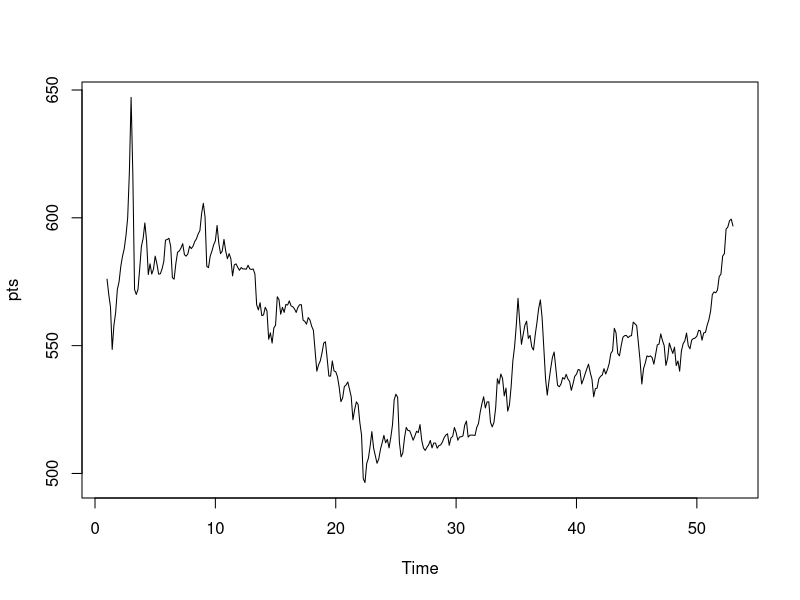
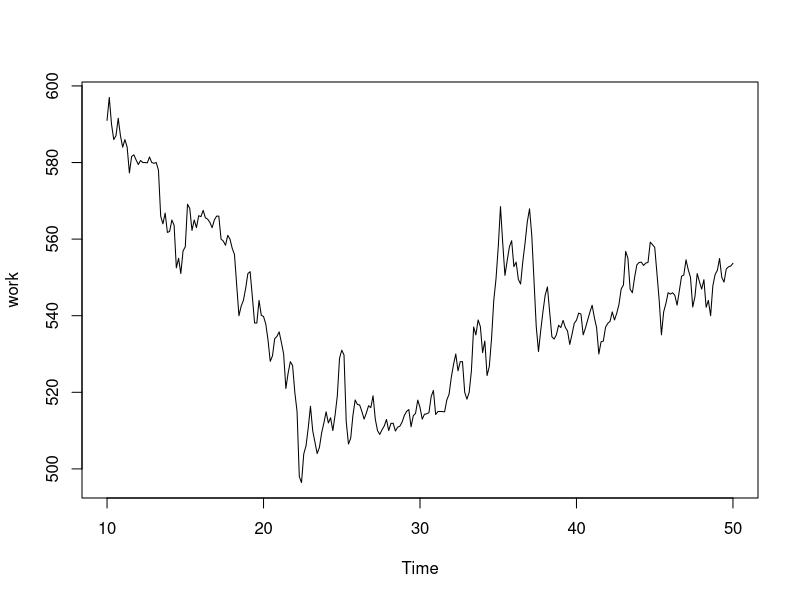
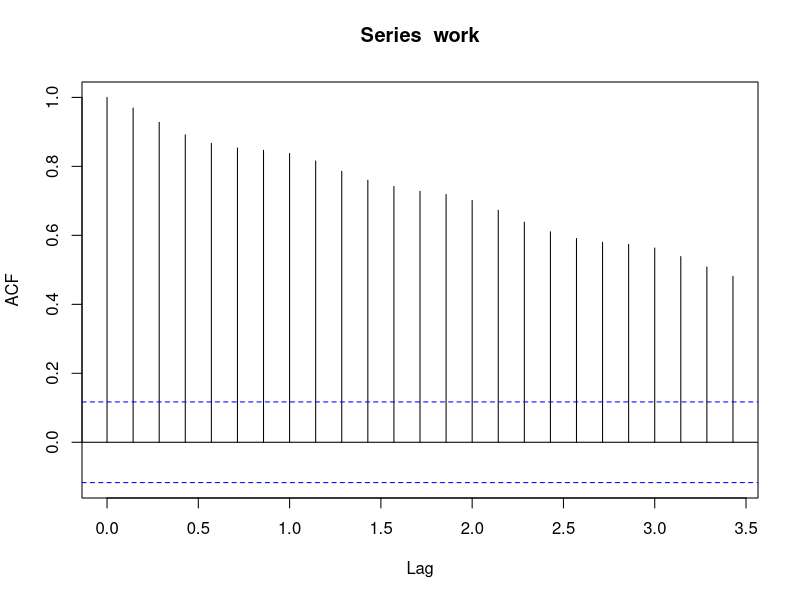
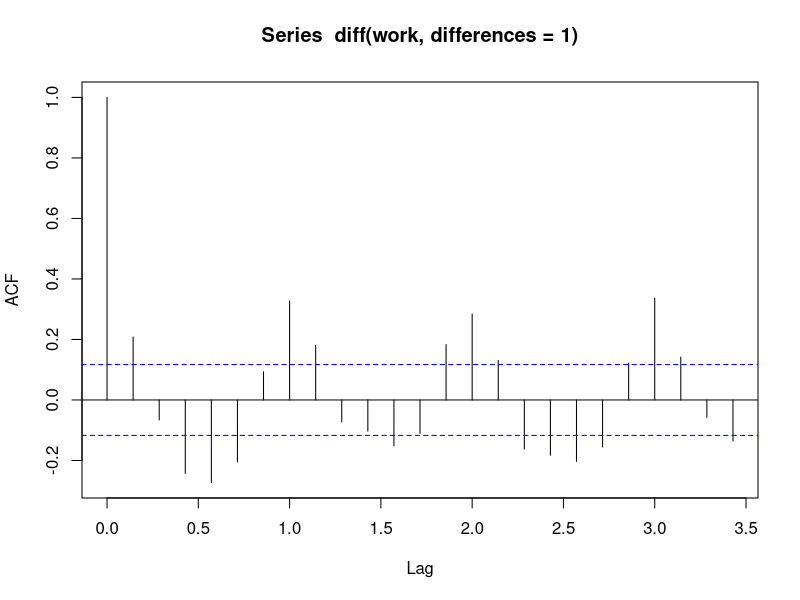
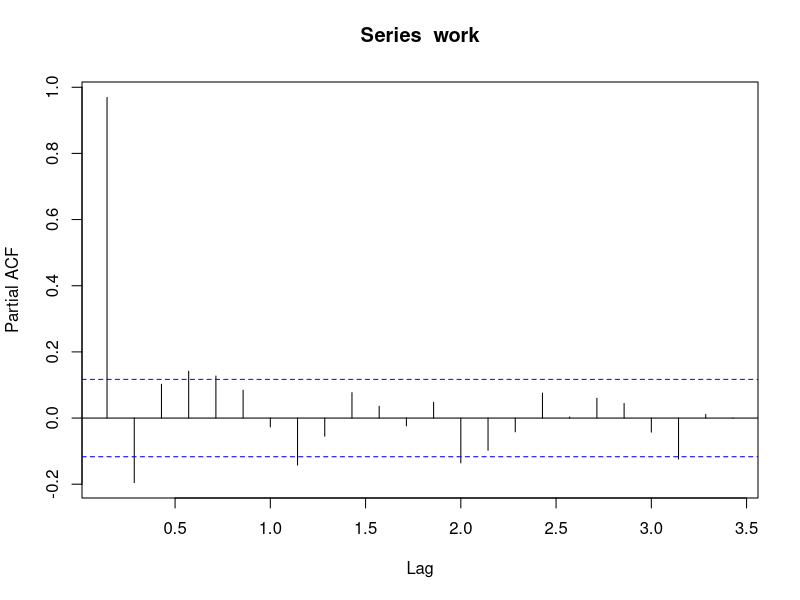
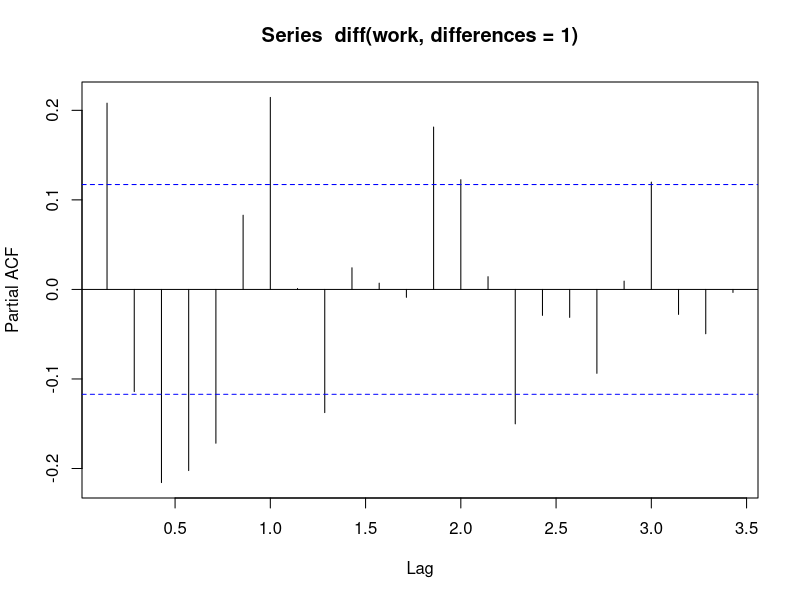
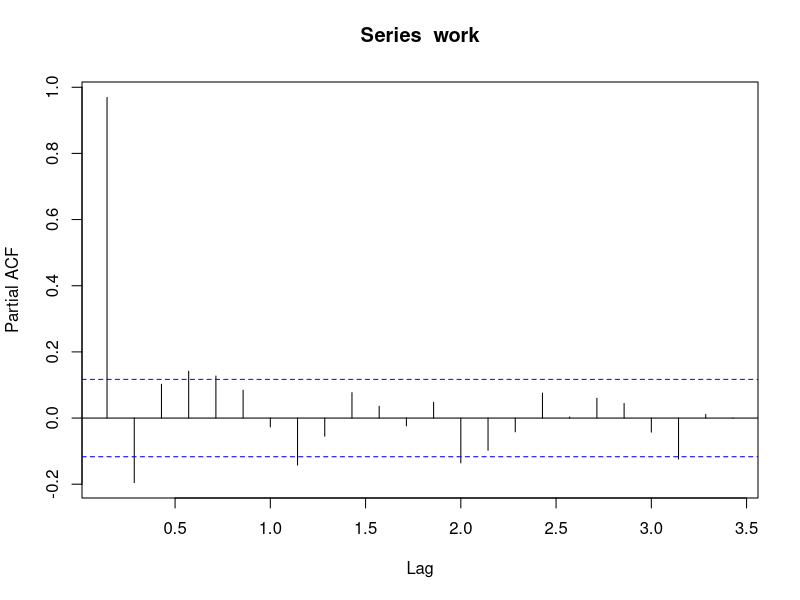
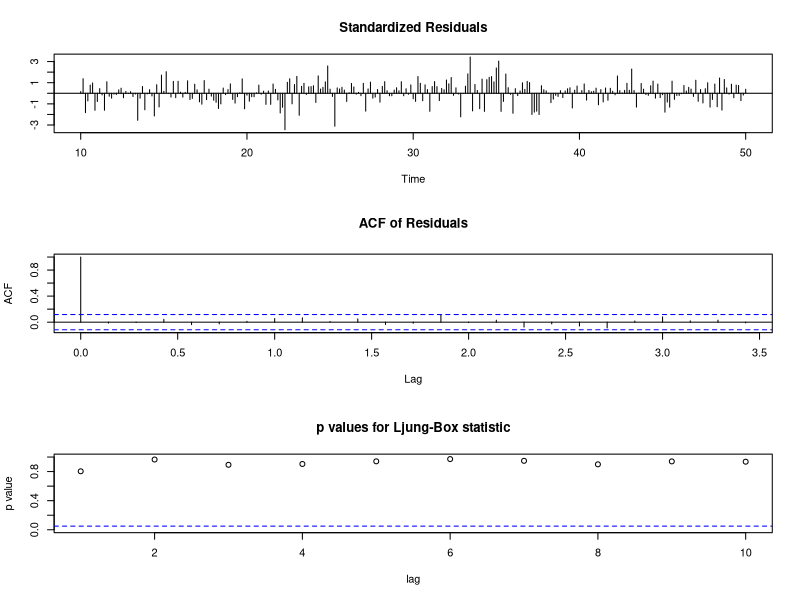

Here is the R script that generated these plots, in order: (Note: this script raises an error after producing the figures.)
library("forecast")

setwd("C:/Users/scruff/Projects/r-thing/")
plex = read.table("plex.dat") 
# read in file
head(plex)
colnames(plex) <- c("typeID","regionID","date","lowPrice","highPrice","avgPrice","volume","orders")
head(plex)
plex$date <- as.Date(plex$date)
plex$avgPrice <-plex$avgPrice/1000000
#head(plex)

#create time series
pts<-ts(plex$avgPrice,start=1,frequency=7)
plot(pts)

# pick a suitable working window
work <- window((pts), start=10, end =50)
plot(work)


# exploring the time series
acf(work)
acf(diff(work,differences=1))
pacf(work)
pacf(diff(work,differences=1))
pacf(work)


#try some auto stuff
auto.arima(work,ic="aicc") # 311,101
auto.arima(work,ic="aic") # 311,101
auto.arima(work,ic="bic")# 113,201 punish extra parameters
# (311) seems interesting

#model fitting
workar <- arima(work, order=c(3,1,1), seasonal=list(order=c(1,0,1)))
workar

#diagnostics
tsdiag(workar)
hist(workar$residuals)





#decompose in to sesonal (weekly), trend and random components
workdc<-(decompose(work))
plot(workdc)

# Exponential stuff below here:

#fit HoltWinters to whole thing
workhw <- HoltWinters(work)
workhw
workhw$SSE
plot(workhw)

# forecast
workfc <- forecast.HoltWinters(workhw, h=28)
workfc
plot.forecast(workfc)

#diagnostic
summary(workfc$residuals)
hist(workfc$residuals)
acf(workfc$residuals, lag.max=20)
Box.test(workfc$residuals, lag=20, type="Ljung-Box")

help(points)







